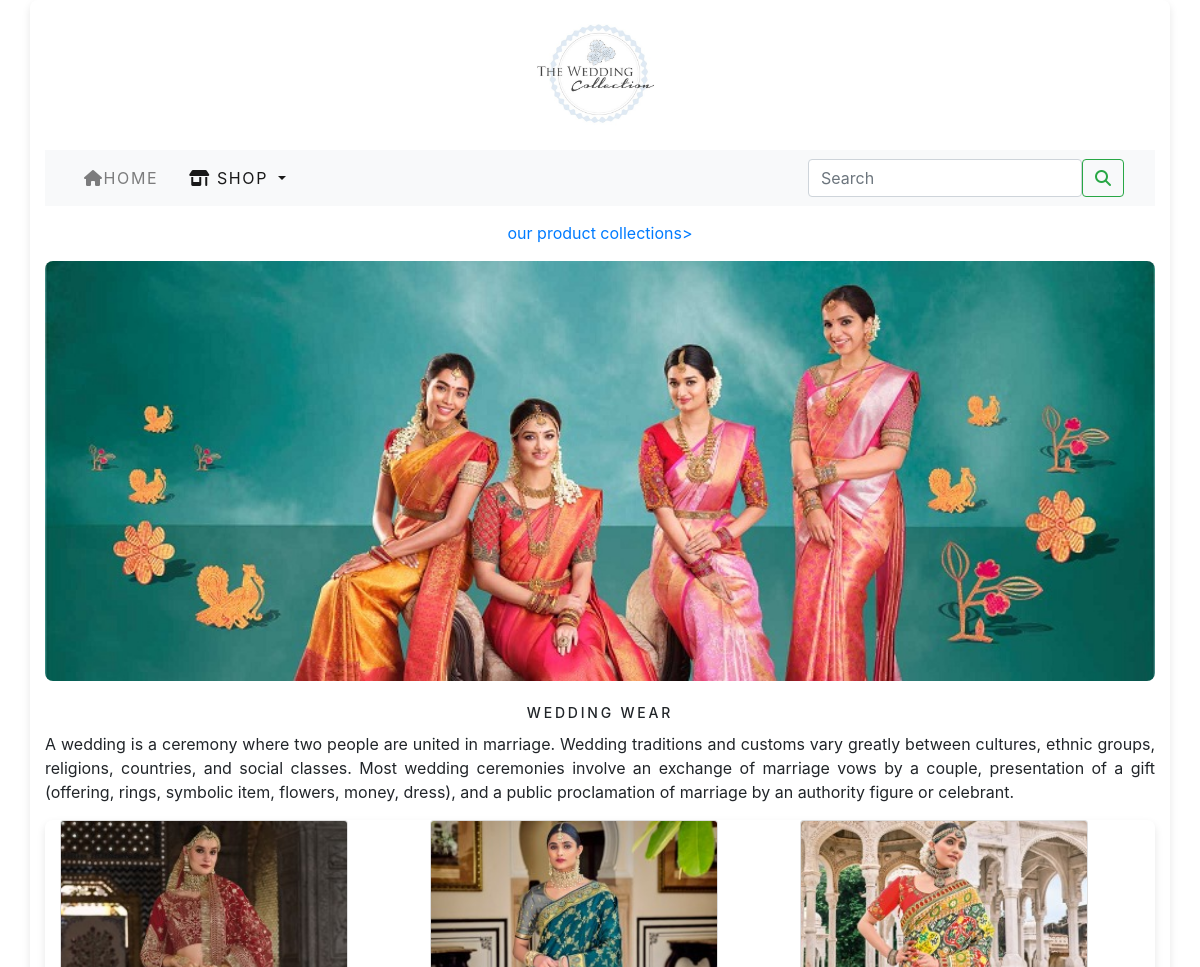
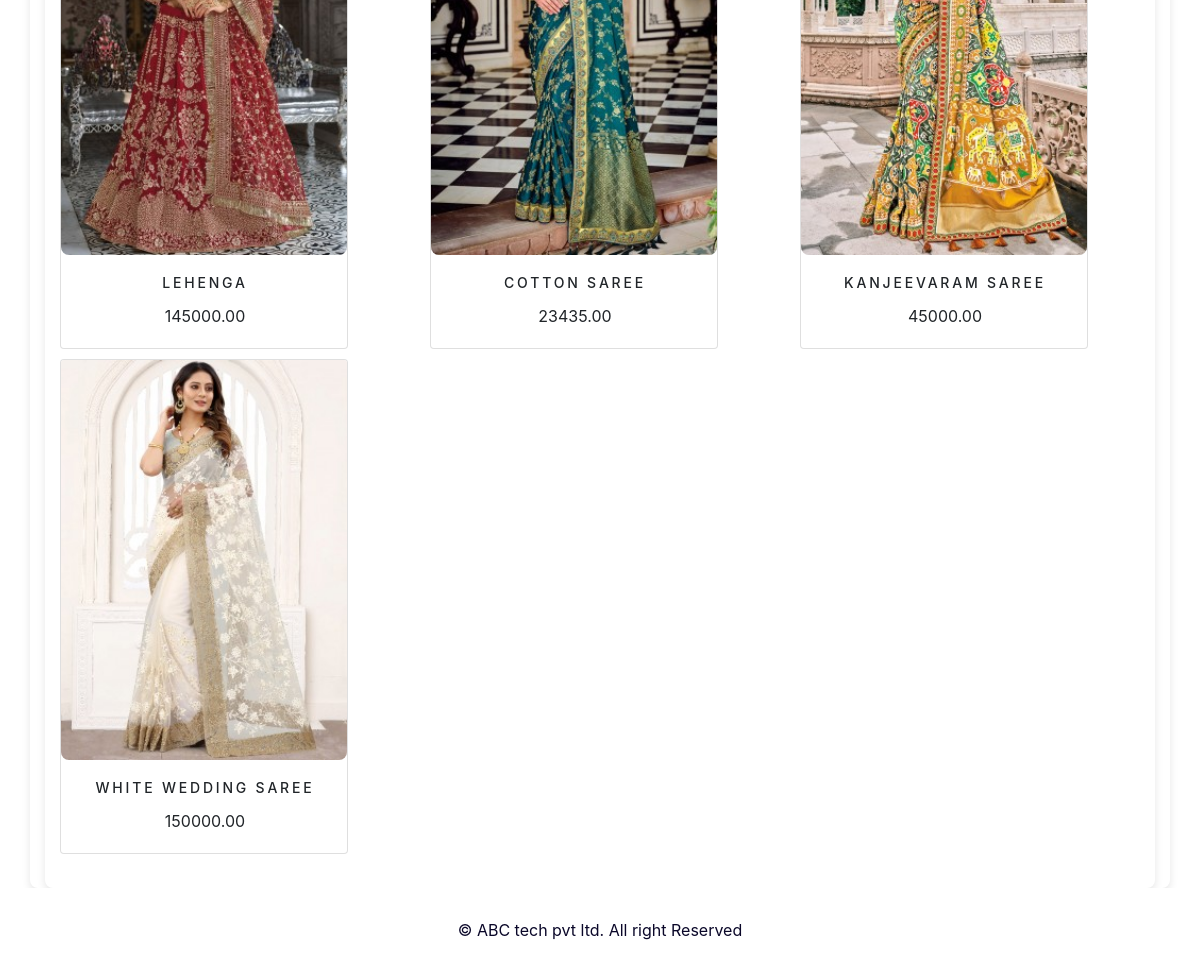
Screenshot of /shop/sarees/ with the database file from the repository (2 pictures, top to bottom).
### shop/models.py (models this page shows, shortened)
class Category(models.Model):
    name = models.CharField(max_length=250, unique=True)
    slug = models.SlugField(max_length=250, unique=True)
    description = models.TextField(blank=True)
    image = models.ImageField(upload_to='category', blank=True)
    class Meta:
        ordering = ('name',)
        verbose_name = 'category'
        verbose_name_plural = 'categories'
    def get_url(self):
        return reverse('shop:products_by_category', args=[self.slug])

class Product(models.Model):
    name = models.CharField(max_length=250, unique=True)
    slug = models.SlugField(max_length=250, unique=True)
    description = models.TextField(blank=True)
    price = models.DecimalField(max_digits=10, decimal_places=2)
    category = models.ForeignKey(Category, on_delete=models.CASCADE)
    image = models.ImageField(upload_to='product', blank=True)
    stock = models.IntegerField()
    available = models.BooleanField(default=True)
    created = models.DateTimeField(auto_now_add=True)
    updated = models.DateTimeField(auto_now=True)
    def get_url(self):
        return reverse('shop:prodCatdetail', args=[self.category.slug, self.slug])
    class Meta:
        ordering = ('name',)
        verbose_name = 'product'
        verbose_name_plural = 'products'

### shop/views.py (the view)
# urls.py: path('',views.allProdCat,name='allProdCat'),
def allProdCat(request, c_slug=None):
    c_page = None
    products_list = None
    if c_slug != None:
        c_page = get_object_or_404(Category, slug=c_slug)
        products_list = Product.objects.all().filter(category=c_page, available=True)
    else:
        products_list = Product.objects.all().filter(available=True)
    paginator = Paginator(products_list, 6)
    try:
        page = int(request.GET.get('page', '1'))
    except:
        page = 1
    try:
        products = paginator.page(page)
    except(EmptyPage, InvalidPage):
        products = paginator.page(paginator.num_pages)
    return render(request, "category.html", {'category': c_page, 'products': products})

### cart/context_processors.py (called while the page is built)
def counter(request):
    item_count=0
    if 'admin' in request.path:
        return {}
    else:
        try:
            cart=Cart.objects.filter(cart_id=_cart_id(request))
            car_items=CartItem.objects.all().filter(cart=cart[:1])
            for car_item in car_items:
                item_count+=car_item.quantity
        except Cart.DoesNotExist:
            item_count=0
    return dict(item_count=item_count)

### cart/views.py (called while the page is built)
def _cart_id(request):
    cart = request.session.session_key
    if not cart:
        cart = request.session.create()
    return cart

### shop/context_processors.py (called while the page is built)
def menu_links(request):
    links = Category.objects.all()
    return dict(links=links)

### template/category.html (shortened to what this page needs)
{% extends 'base.html' %}
{% load static %}
{% block content %}
    {% if category %}
        <div>
            <div class="row my_row_class">
                <div class="mx-auto">
                    <p><a href="{% url 'shop:allProdCat' %}">our product collections></a></p>
                </div>
            </div>
        </div>
    {% endif %}
    <div class="mx_auto">
        {% if category %}
            <img class="my_image" src="{{category.image.url}}" alt="{{category.name}}" width="100">
        </div>
        <br>
        <div>
            <h1 class="text-center my_title">{{category.name}}</h1>
            <p class="text-justify">{{category.description}}</p>
        </div>
    {% endif %}
    <div class="container">
        <div class="row mx_auto">
            {% for product in products.object_list %}
                <div class="my_bottom_margin col-8 col-sm-6 col-md-4 col-ig-4">
                    <div class="card text-center" style="width: 18rem;">
                        <a href="{{ product.get_url }}">
                            <img class="card-img-top my_image img-fluid" src="{{ product.image.url }}" alt="{{ product.name }}">
                        </a>
                        <div class="card-body" style="width: 18rem;">
                            <h4 class="card-title">{{ product.name }}</h4>
                            <p class="card-text">{{ product.price }}</p>
                        </div>
                    </div>
                </div>
            {% endfor %}
        </div>
        <br>
    </div>
{% endblock %}

### static/css/custom.css (style rules this page uses)
body { font-family: 'Kalnia', serif; }
.my_row_class { padding-top: 15px; }
.my_image { width:100%; height:auto; object-fit: cover; border-radius: 8px; box-shadow: 0 4px 8px rgba(0, 0, 0, 0.1) border-radius: 10px;; }
.my_title { font-size: 18px; text-transform: uppercase; letter-spacing: 0.2em; margin-bottom: 10px; }
.my_bottom_margin { margin-bottom:10px; }
.card-body h4 { font-size: 14px; text-transform: uppercase; letter-spacing: 0.2em; }
.container { width:100%; height:auto; object-fit: cover; border-radius: 8px; box-shadow: 0 4px 8px rgba(0, 0, 0, 0.1) }
.my_title { font-size:14px; }

### rows the page displays
Category: image (picture), name "WEDDING WEAR", description "A wedding is a ceremony where two people are united in marriage. Wedding traditions and customs vary greatly between cultures, ethnic groups, religions, countries, and social classes. Most wedding ceremonies involve an exchange of marriage vows by a couple, presentation of a gift (offering, rings, symbolic item, flowers, money, dress), and a public proclamation of marriage by an authority figure or celebrant."
Product: image (picture), name "LEHENGA", price "145000.00"
Product: image (picture), name "COTTON SAREE", price "23435.00"
Product: image (picture), name "KANJEEVARAM SAREE", price "45000.00"
Product: image (picture), name "WHITE WEDDING SAREE", price "150000.00"
